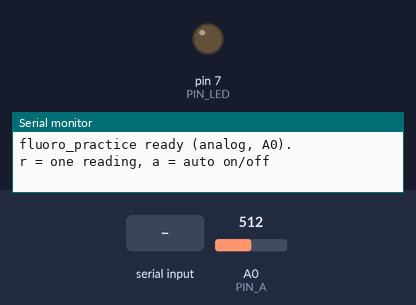
A sketch run on a simulated Arduino Uno, built with avr-gcc and run on an emulated ATmega328P. Parts: output pins drawn as LEDs (lit = HIGH), the last lines printed to the serial monitor. The test bench sets the inputs (shaded band); at power-on: A0 (PIN_A) = 512.

Above: at 1.2 s.
1.3 s: "a" received over Serial
At 2.1 s:
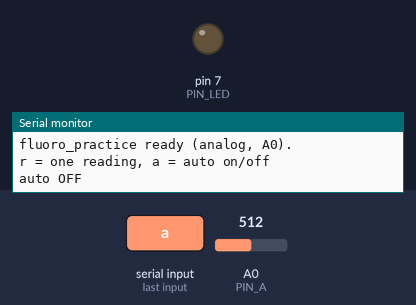
2.8 s: "r" received over Serial
At 3.1 s:
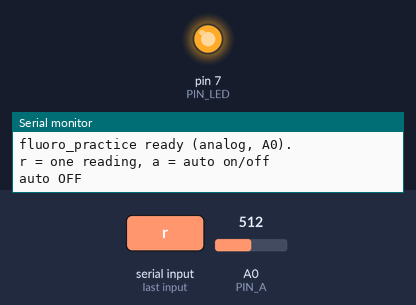
Timing chart, 0 to 5.8 s (numbered marks = the images above; inputs shaded):
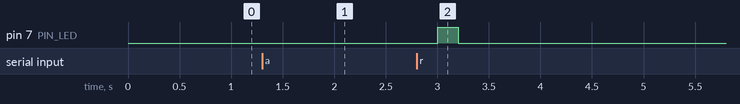

Measured:
- after the input at 1.3 s, pin 7 (PIN_LED): stays LOW (without the input it goes to HIGH after 0.90 s)
- after the input at 2.8 s, pin 7 (PIN_LED): LOW → HIGH after 0.20 s, → LOW 0.20 s later

The sketch:

fluoro_practice.ino
```cpp
/*
  fluoro_practice.ino -- practice light sensor with kit parts (before the TSL2591 arrives)
  ======================================================================================
  A blue LED shines through a cup of water onto a photoresistor. Each measurement reads the
  photoresistor with the LED OFF (dark) and ON (lit); `signal` compares the two, so steady room
  light mostly cancels out. With coloured water in the cup, less blue light gets through and the
  signal drops. A dilution series of green food colouring gives a calibration curve, the same
  procedure the real chlorophyll sensor will use.

  Two ways to read the photoresistor (the first Uno's analog header broke off, hence option 2):

  USE_ANALOG 1 -- analog, on A0 (the new board, 2026-09-30; A2 is the pH module, A4/A5 the TSL2591)
      5V -> photoresistor -> node;  node -> A0;  node -> 10k -> GND
      signal = lit - dark   (0-1023 counts; more light = higher)
  USE_ANALOG 0 -- digital timing, on D8 (no analog pins needed; breadboard_practice.png)
      5V -> photoresistor -> node;  node -> D8;  node -> 0.1 uF ("104") capacitor -> GND
      signal = dark_us / lit_us   (1.0 = LED adds nothing; more light = higher)

  Both:  D7 -> blue LED long leg; LED short leg -> 220 ohm -> GND.
  D2-D6, D9, D10 are the alerter's pins, untouched. Re-upload alerter_uno.ino afterwards.
  Serial Monitor at 115200. Commands: "r" = one reading, "a" = auto every 2 s (toggle).
*/
#define USE_ANALOG 1

const int PIN_LED = 7, PIN_A = A0, PIN_RC = 8;
const unsigned long TIMEOUT_US = 300000;  // digital mode: 0.3 s = "too dark"
bool autoMode = true;

float readAnalog() {                      // average of 20 readings, 0-1023
  long s = 0;
  for (int i = 0; i < 20; i++) { s += analogRead(PIN_A); delay(5); }
  return s / 20.0;
}

unsigned long chargeTime() {              // digital mode: time for the capacitor to charge
  pinMode(PIN_RC, OUTPUT);
  digitalWrite(PIN_RC, LOW);
  delay(5);
  pinMode(PIN_RC, INPUT);
  unsigned long t0 = micros();
  while (digitalRead(PIN_RC) == LOW) {
    if (micros() - t0 > TIMEOUT_US) return TIMEOUT_US;
  }
  return micros() - t0;
}

float readDigital() {                     // average of 8 charge times, microseconds
  unsigned long s = 0;
  for (int i = 0; i < 8; i++) s += chargeTime();
  return s / 8.0;
}

float readSensor() { return USE_ANALOG ? readAnalog() : readDigital(); }

void measure() {
  digitalWrite(PIN_LED, LOW);  delay(100); float dark = readSensor();
  digitalWrite(PIN_LED, HIGH); delay(100); float lit = readSensor();
  digitalWrite(PIN_LED, LOW);
  float signal = USE_ANALOG ? lit - dark : (lit > 0 ? dark / lit : 0);
  Serial.print(F("dark=")); Serial.print(dark, 1);
  Serial.print(F("  lit=")); Serial.print(lit, 1);
  Serial.print(F("  signal=")); Serial.println(signal, USE_ANALOG ? 1 : 3);
}

void setup() {
  pinMode(PIN_LED, OUTPUT);
  Serial.begin(115200);
  Serial.println(USE_ANALOG ? F("fluoro_practice ready (analog, A0).") : F("fluoro_practice ready (digital timing, D8)."));
  Serial.println(F("r = one reading, a = auto on/off"));
}

void loop() {
  if (Serial.available()) {
    char c = Serial.read();
    if (c == 'r') measure();
    if (c == 'a') { autoMode = !autoMode; Serial.println(autoMode ? F("auto ON") : F("auto OFF")); }
  }
  static unsigned long last = 0;
  if (autoMode && millis() - last > 2000) { last = millis(); measure(); }
}
```
